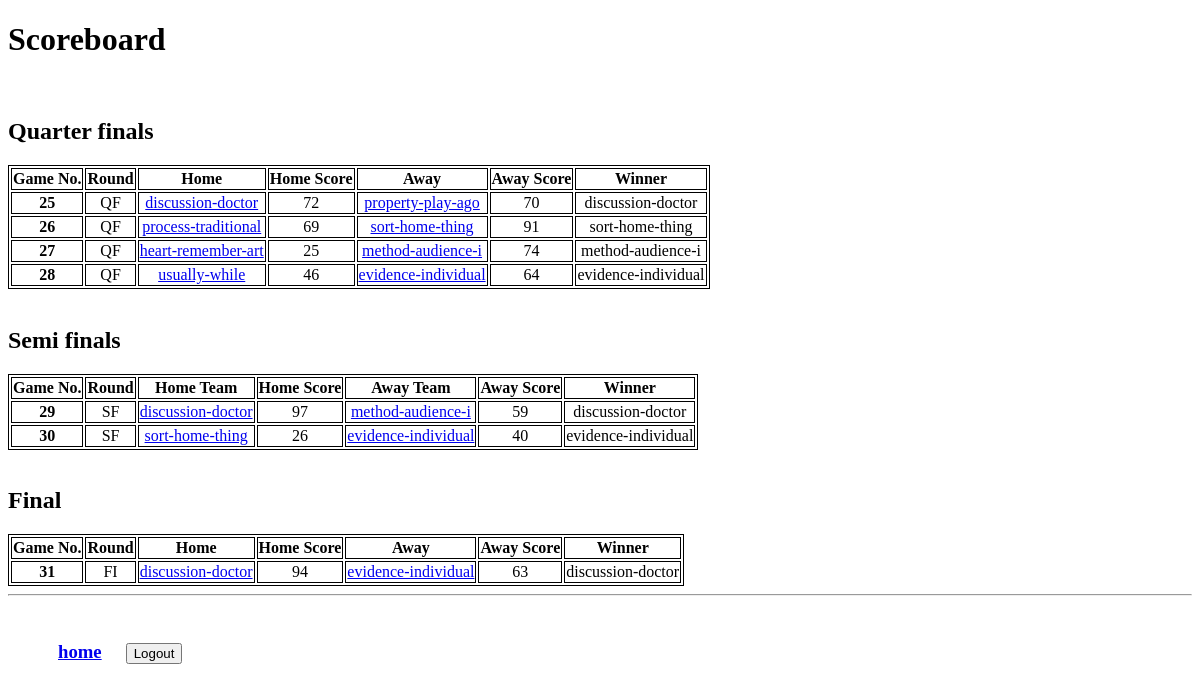
/fixtures/scorecard/ (signed in), run on the app's committed database.
### fixtures/models.py (models this page shows, shortened)
class Game(models.Model):
    FR = 'FR'
    QF = 'QF'
    SF = 'SF'
    FI = 'FI'
    Game_Rounds = [
        ('FR', 'First  Round'),
        ('QF', 'Quarter Final'),
        ('SF', 'Semi Final'),
        ('FI', 'Final')
    ]
    home_team = models.ForeignKey(
        'teams.Team', related_name='home_game',
        verbose_name='Home team',
        on_delete=models.CASCADE
    )
    away_team = models.ForeignKey(
        'teams.Team', related_name='away_game',
        verbose_name='Away team',
        on_delete=models.CASCADE
    )
    home_team_score = models.IntegerField(
        verbose_name='home score'
    )
    away_team_score = models.IntegerField(
        verbose_name='away score'
    )
    winner = models.ForeignKey(
        'teams.Team', related_name='winner',
        verbose_name='Winner',
        null=True, blank=True,
        on_delete=models.CASCADE
    )
    date = models.DateField(
        verbose_name='Date',
    )
    round = models.CharField(
        max_length=2,
        choices=Game_Rounds,
        default='QF',
        verbose_name='game round'
    )

### teams/models.py (models this page shows, shortened)
class Team(models.Model):
    name = models.CharField(
        verbose_name='Team Name',
        max_length=100,
    )
    short_code = models.CharField(
        verbose_name='Team Code',
        max_length=10,
        null=True,
    )
    coach = models.OneToOneField(
        'coachesv2.Coach', related_name='team',
        verbose_name='Coach',
        on_delete=models.CASCADE,
        null=True, blank=True
    )

### fixtures/views.py (the view)
@login_required
def scorecard_view(request):
    qf_games = Game.objects.filter(round=Game.QF)       # fetch quarter finals
    sf_games = Game.objects.filter(round=Game.SF)       # fetch semi finals
    final = Game.objects.filter(round=Game.FI)          # fetch final game
    scorecard = {'QF': qf_games, 'SF': sf_games, 'FI': final}
    return render(request, 'fixtures/scorecard.html', scorecard)

### fixtures/templates/fixtures/scorecard.html
{% extends 'base.html' %}
{% block content%}
    <div >
        <h1>Scoreboard</h1>
        <br>
        <h2>Quarter finals</h2>
        <table>
          <thead>
            <tr>
                <th scope="col">Game No.</th>
                <th scope="col">Round</th>
                <th scope="col">Home</th>
                <th scope="col">Home Score</th>
                <th scope="col">Away</th>
                <th scope="col">Away Score</th>
                <th scope="col">Winner</th>
            </tr>
          </thead>
          <tbody>
          {% for game in QF %}
            <tr>
                <th scope="row">{{ game.id }}</th>
                <td>{{ game.round }}</td>
                <td><a href="{% url 'teams:team_details' code=game.home_team.short_code %}">{{ game.home_team.name }}</a></td>
                <td>{{ game.home_team_score }}</td>
                <td><a href="{% url 'teams:team_details' code=game.away_team.short_code %}">{{ game.away_team.name }}</a></td>
                <td>{{ game.away_team_score }}</td>
                <td>{{ game.winner.name }}</td>
            </tr>
          {% endfor %}
          </tbody>
        </table>
        <br>
        <h2>Semi finals</h2>
        {% if SF %}
            <table border="0">
              <thead>
                <tr>
                    <th scope="col">Game No.</th>
                    <th scope="col">Round</th>
                    <th scope="col">Home Team</th>
                    <th scope="col">Home Score</th>
                    <th scope="col">Away Team</th>
                    <th scope="col">Away Score</th>
                    <th scope="col">Winner</th>
                </tr>
              </thead>
              <tbody>
              {% for game in SF %}
                <tr>
                    <th scope="row">{{ game.id }}</th>
                    <td>{{ game.round }}</td>
                    <td><a href="{% url 'teams:team_details' code=game.home_team.short_code %}">{{ game.home_team.name }}</a></td>
                    <td>{{ game.home_team_score }}</td>
                    <td><a href="{% url 'teams:team_details' code=game.away_team.short_code %}">{{ game.away_team.name }}</a></td>
                    <td>{{ game.away_team_score }}</td>
                    <td>{{ game.winner.name }}</td>
                </tr>
              {% endfor %}
              </tbody>
            </table>
        {% else %}
            <p>To Be Played</p>
        {% endif %}
        <br>
        <h2>Final</h2>
        {% if FI %}
            <table>
              <thead>
                <tr>
                    <th scope="col">Game No.</th>
                    <th scope="col">Round</th>
                    <th scope="col">Home</th>
                    <th scope="col">Home Score</th>
                    <th scope="col">Away</th>
                    <th scope="col">Away Score</th>
                    <th scope="col">Winner</th>
                </tr>
              </thead>
              <tbody>
                  {% for game in FI %}
                    <tr>
                        <th scope="row">{{ game.id }}</th>
                        <td>{{ game.round }}</td>
                        <td><a href="{% url 'teams:team_details' code=game.home_team.short_code %}">{{ game.home_team.name }}</a></td>
                        <td>{{ game.home_team_score }}</td>
                        <td><a href="{% url 'teams:team_details' code=game.away_team.short_code %}">{{ game.away_team.name }}</a></td>
                        <td>{{ game.away_team_score }}</td>
                        <td>{{ game.winner.name }}</td>
                    </tr>
                  {% endfor %}
              </tbody>
            </table>
        {% else %}
            <p>To Be Played</p>
        {% endif %}
    </div>
{% endblock %}

### static/styles.css (style rules this page uses)
table, th, td { text-align: center; vertical-align: middle; border: 1px solid black; }
td { text-align: center; vertical-align: middle; }

### data on the page
Game: id "25", round "QF", home_team.name "discussion-doctor", home_team_score "72", away_team.name "property-play-ago", away_team_score "70", winner.name "discussion-doctor"
Game: id "26", round "QF", home_team.name "process-traditional", home_team_score "69", away_team.name "sort-home-thing", away_team_score "91", winner.name "sort-home-thing"
Game: id "27", round "QF", home_team.name "heart-remember-art", home_team_score "25", away_team.name "method-audience-i", away_team_score "74", winner.name "method-audience-i"
Game: id "28", round "QF", home_team.name "usually-while", home_team_score "46", away_team.name "evidence-individual", away_team_score "64", winner.name "evidence-individual"
Game: id "29", round "SF", home_team.name "discussion-doctor", home_team_score "97", away_team.name "method-audience-i", away_team_score "59", winner.name "discussion-doctor"
Game: id "30", round "SF", home_team.name "sort-home-thing", home_team_score "26", away_team.name "evidence-individual", away_team_score "40", winner.name "evidence-individual"
Game: id "31", round "FI", home_team.name "discussion-doctor", home_team_score "94", away_team.name "evidence-individual", away_team_score "63", winner.name "discussion-doctor"
